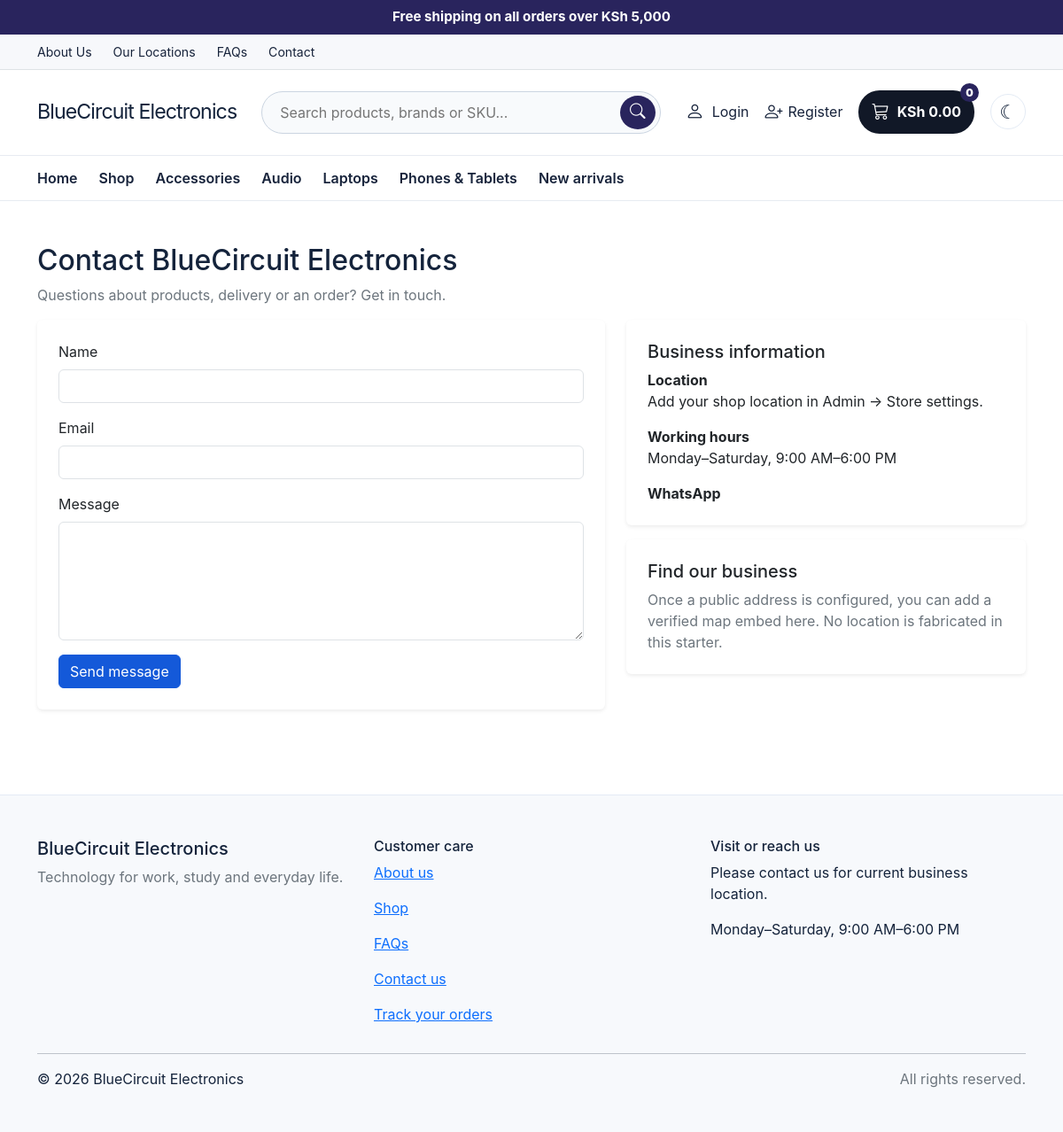
The page /contact.php on the database its author committed.
### tables this page shows
CREATE TABLE settings (
  id BIGINT UNSIGNED AUTO_INCREMENT PRIMARY KEY,
  setting_key VARCHAR(120) NOT NULL UNIQUE,
  setting_value TEXT NULL,
  updated_at TIMESTAMP NOT NULL DEFAULT CURRENT_TIMESTAMP ON UPDATE CURRENT_TIMESTAMP
);

CREATE TABLE categories (
  id BIGINT UNSIGNED AUTO_INCREMENT PRIMARY KEY,
  parent_id BIGINT UNSIGNED NULL,
  name VARCHAR(120) NOT NULL,
  slug VARCHAR(140) NOT NULL UNIQUE,
  description TEXT NULL,
  image_path VARCHAR(500) NULL,
  is_active TINYINT(1) NOT NULL DEFAULT 1,
  show_on_home TINYINT(1) NOT NULL DEFAULT 0,
  created_at TIMESTAMP NOT NULL DEFAULT CURRENT_TIMESTAMP,
  CONSTRAINT fk_categories_parent FOREIGN KEY (parent_id) REFERENCES categories(id) ON DELETE SET NULL,
  INDEX idx_categories_active (is_active),
  INDEX idx_categories_home_active (is_active, show_on_home)
);

### includes/store.php (called while the page is built, shortened)
<?php
require_once __DIR__ . '/../config/database.php';
require_once __DIR__ . '/functions.php';
function customer_user(): ?array {
    global $pdo;
    if (empty($_SESSION['user_id'])) return null;
    $s=$pdo->prepare("SELECT id,full_name,email,phone,profile_image,role,status FROM users WHERE id=? LIMIT 1"); $s->execute([(int)$_SESSION['user_id']]); $u=$s->fetch();
    return $u;
}
function cart_contents(): array {
 global $pdo; $cart=$_SESSION['cart']??[]; if(!is_array($cart))$cart=[]; $ids=array_values(array_unique(array_filter(array_map('intval',array_keys($cart)),fn($v)=>$v>0)));
 if(!$ids)return ['items'=>[],'count'=>0,'subtotal'=>0.0];
 $items=[];$count=0;$subtotal=0.0;
 return ['items'=>$items,'count'=>$count,'subtotal'=>$subtotal];
}
function setting(string $key,string $fallback=''): string { global $pdo; $s=$pdo->prepare('SELECT setting_value FROM settings WHERE setting_key=? LIMIT 1');$s->execute([$key]);$v=$s->fetchColumn();return $v===false?$fallback:(string)$v; }

### includes/functions.php (called while the page is built, shortened)
<?php
function e(?string $value): string
{
    return htmlspecialchars($value ?? '', ENT_QUOTES | ENT_SUBSTITUTE, 'UTF-8');
}
function money(float|int|string $amount): string
{
    return 'KSh ' . number_format((float) $amount, 2);
}

### contact.php (the view)
<?php declare(strict_types=1);require_once __DIR__.'/includes/store.php';$pageTitle='Contact us';$sent=false;$errors=[];if($_SERVER['REQUEST_METHOD']==='POST'){if(!csrf_is_valid($_POST['csrf_token']??null)){http_response_code(419);exit('Invalid form token.');}$name=trim((string)($_POST['name']??''));$email=trim((string)($_POST['email']??''));$message=trim((string)($_POST['message']??''));if($name===''||!filter_var($email,FILTER_VALIDATE_EMAIL)||$message==='')$errors[]='Complete your name, valid email and message.';else{$sent=true;}}require __DIR__.'/includes/header.php';?><section class="container py-5"><h1 class="h2">Contact BlueCircuit Electronics</h1><p class="text-secondary">Questions about products, delivery or an order? Get in touch.</p><div class="row g-4"><div class="col-lg-7"><div class="card border-0 shadow-sm p-4"><?php if($sent):?><div class="alert alert-success">Your message has been validated in this demo. Connect an email service or contact-message table to store and deliver messages.</div><?php else:?><?php foreach($errors as $e):?><div class="alert alert-danger"><?=e($e)?></div><?php endforeach;?><form method="post"><input type="hidden" name="csrf_token" value="<?=e(csrf_token())?>"><label class="form-label">Name</label><input class="form-control mb-3" name="name" required><label class="form-label">Email</label><input class="form-control mb-3" type="email" name="email" required><label class="form-label">Message</label><textarea class="form-control mb-3" name="message" rows="5" required></textarea><button class="btn btn-primary">Send message</button></form><?php endif;?></div></div><div class="col-lg-5"><div class="card border-0 shadow-sm p-4 mb-3"><h2 class="h5">Business information</h2><p><strong>Location</strong><br><?=nl2br(e(setting('business_location','Add your shop location in Admin → Store settings.')))?></p><p><strong>Working hours</strong><br><?=nl2br(e(setting('working_hours','Monday–Saturday, 9:00 AM–6:00 PM')))?></p><p class="mb-0"><strong>WhatsApp</strong><br><?=e(setting('whatsapp_number','Add a WhatsApp number in Store settings.'))?></p></div><div class="card border-0 shadow-sm p-4"><h2 class="h5">Find our business</h2><p class="text-secondary mb-0">Once a public address is configured, you can add a verified map embed here. No location is fabricated in this starter.</p></div></div></div></section><?php require __DIR__.'/includes/footer.php';?>

### includes/header.php (shortened to what this page needs)
<?php
require_once __DIR__.'/store.php';
$storeName=setting('store_name','BlueCircuit Electronics'); $logo=setting('store_logo','');
$loggedUser=customer_user(); $cart=cart_contents();
$searchQ=trim((string)($_GET['q']??'')); $navCategories=[];try{$navCategories=$pdo->query('SELECT id,name FROM categories WHERE is_active=1 ORDER BY name LIMIT 8')->fetchAll();}catch(Throwable $e){}
?><!doctype html><html lang="en"><head><link href="https://cdn.jsdelivr.net/npm/bootstrap@5.3.3/dist/css/bootstrap.min.css" rel="stylesheet"><link href="https://cdn.jsdelivr.net/npm/bootstrap-icons@1.11.3/font/bootstrap-icons.min.css" rel="stylesheet"><link href="assets/css/style.css?v=4.1" rel="stylesheet"></head><body>
<div class="store-promo text-center py-2"><?=e(setting('announcement_bar','Free shipping on all orders over KSh 5,000'))?></div>
<div class="top-links border-bottom"><div class="container d-flex justify-content-between align-items-center"><div class="d-flex gap-4"><a href="about.php">About Us</a><a href="locations.php">Our Locations</a><a href="faq.php">FAQs</a><a href="contact.php">Contact</a></div></div></div>
<header class="store-header"><div class="container header-main"><a class="store-logo" href="index.php"><?php if($logo):?><img src="<?=e($logo)?>" alt="<?=e($storeName)?>"><?php else:?><span class="brand-mark"><?=e($storeName)?></span><?php endif;?></a><form class="header-search" method="get" action="shop.php"><input type="search" name="q" value="<?=e($searchQ)?>" placeholder="Search products, brands or SKU..." aria-label="Search products"><button aria-label="Search"><i class="bi bi-search"></i></button></form><div class="header-actions"><a class="account-link" href="<?=$loggedUser?'profile.php':'login.php'?>"><?php if($loggedUser&&!empty($loggedUser['profile_image'])):?><img class="header-avatar" src="<?=e($loggedUser['profile_image'])?>" alt="Profile"><?php else:?><i class="bi bi-person"></i><?php endif;?><span><?=$loggedUser?e(explode(' ',$loggedUser['full_name'])[0]):'Login'?></span></a><?php if(!$loggedUser):?><a class="register-link" href="register.php" title="Register" aria-label="Register"><i class="bi bi-person-plus"></i><span>Register</span></a><?php endif;?><a class="cart-link" href="cart.php"><i class="bi bi-cart3"></i><span><?=money($cart['subtotal'])?></span><b><?=$cart['count']?></b></a><button class="theme-toggle" data-theme-toggle type="button" aria-label="Theme" title="Theme"><span aria-hidden="true">☾</span></button></div></div>
<nav class="category-nav"><div class="container d-flex align-items-center gap-4"><a href="index.php">Home</a><a href="shop.php">Shop</a><?php foreach($navCategories as $navCat):?><a href="shop.php?category=<?=(int)$navCat['id']?>"><?=e($navCat['name'])?></a><?php endforeach;?><a href="shop.php?sort=newest">New arrivals</a></div></nav></header><main>

### includes/footer.php (shortened to what this page needs)
<?php require_once __DIR__.'/store.php'; $storeName=setting('store_name','BlueCircuit Electronics'); $whatsapp=preg_replace('/\D+/','',setting('whatsapp_number','')); $location=setting('business_location',''); $hours=setting('working_hours','Monday–Saturday, 9:00 AM–6:00 PM'); $facebook=setting('facebook_url','');$instagram=setting('instagram_url','');$tiktok=setting('tiktok_url',''); ?>
</main><footer class="site-footer mt-5 py-5"><div class="container"><div class="row g-4"><div class="col-md-4"><h5><?=e($storeName)?></h5><p class="text-secondary">Technology for work, study and everyday life.</p></div><div class="col-md-4"><h6>Customer care</h6><p><a href="about.php">About us</a></p><p><a href="shop.php">Shop</a></p><p><a href="faq.php">FAQs</a></p><p><a href="contact.php">Contact us</a></p><p><a href="profile.php">Track your orders</a></p></div><div class="col-md-4"><h6>Visit or reach us</h6><p><?=e($location?:'Please contact us for current business location.')?></p><p><?=e($hours)?></p></div></div><hr><div class="d-flex justify-content-between flex-wrap gap-2"><span>&copy; <?=date('Y')?> <?=e($storeName)?></span><span class="text-secondary">All rights reserved.</span></div></div></footer></body></html>

### assets/css/style.css (style rules this page uses)
:root { --blue: #1459d9; --blue-dark: #103b86; --ink: #14233b; --muted: #66758b; --pale: #f2f7ff; --line: #e4ebf5; }
body { color: var(--ink); background: #fff; font-family: Inter, system-ui, -apple-system, "Segoe UI", sans-serif; }
.brand-mark { color: var(--ink); letter-spacing: -.04em; font-size: 1.45rem; }
.btn-primary { background: var(--blue); border-color: var(--blue); }
.site-footer { background: #f7f9fc; border-top: 1px solid var(--line); }
:root { color-scheme: light; --page-bg:#ffffff; --surface:#ffffff; --surface-soft:#f7f9fc; --body-text:#14233b; --border-color:#e4ebf5; --body-muted:#66758b; }
body { color:var(--body-text); background:var(--page-bg); transition:background-color .2s ease,color .2s ease; }
.theme-toggle { white-space:nowrap; }
.theme-toggle { display: inline-grid; place-items: center; width: 40px; height: 40px; flex: 0 0 40px; padding: 0; border: 1px solid var(--border-color, #dce3ed); border-radius: 50%; background: transparent; color: inherit; font-size: 1.35rem; line-height: 1; cursor: pointer; transition: background-color .18s ease, color .18s ease, border-color .18s ease, transform .18s ease; }
.store-promo { background:#29245d;color:#fff;font-weight:700;font-size:.95rem }
.top-links { background:#f7f8fb;font-size:.88rem;padding:.55rem 0 }
.top-links a,.category-nav a { color:#17233b;text-decoration:none }
.store-header { background:#fff }
.header-main { min-height:96px;display:flex;align-items:center;gap:28px }
.store-logo { display:flex;align-items:center;min-width:150px;text-decoration:none }
.header-search { height:48px;display:flex;flex:1;border:1px solid #cbd5e1;border-radius:30px;padding:4px 5px 4px 18px;background:#f8fafc }
.header-search input { border:0;outline:0;background:transparent;flex:1;min-width:0;color:#14233b }
.header-search button { border:0;border-radius:50%;width:40px;background:#29245d;color:#fff;font-size:1.1rem }
.header-actions { display:flex;align-items:center;gap:18px }
.account-link,.cart-link { display:flex;align-items:center;gap:9px;color:#17233b;text-decoration:none;white-space:nowrap }
.account-link i { font-size:1.3rem }
.cart-link { position:relative;background:#111827;color:#fff;border-radius:24px;padding:10px 15px;font-weight:700 }
.cart-link i { font-size:1.2rem }
.cart-link b { position:absolute;right:-5px;top:-8px;border-radius:50%;background:#29245d;color:#fff;width:21px;height:21px;text-align:center;font-size:.75rem;line-height:21px }
.category-nav { border-top:1px solid #e7ebf1;border-bottom:1px solid #e7ebf1;padding:13px 0;overflow:auto;white-space:nowrap;font-weight:600 }
.register-link { display:flex;align-items:center;gap:6px;text-decoration:none;color:#17233b;white-space:nowrap }
.register-link i { font-size:1.25rem }

### rows shown on the page
settings: setting_value "BlueCircuit Electronics"
categories: name "Accessories"
categories: name "Audio"
categories: name "Laptops"
categories: name "Phones & Tablets"

### other values the page prints
money($cart['subtotal']) "KSh 0.00"
$cart['count'] "0"
setting('working_hours','Monday–Saturday, 9:00 AM–6:00 PM') "Monday–Saturday, 9:00 AM–6:00 PM"
$location?:'Please contact us for current business location.' "Please contact us for current business location."
$hours "Monday–Saturday, 9:00 AM–6:00 PM"
